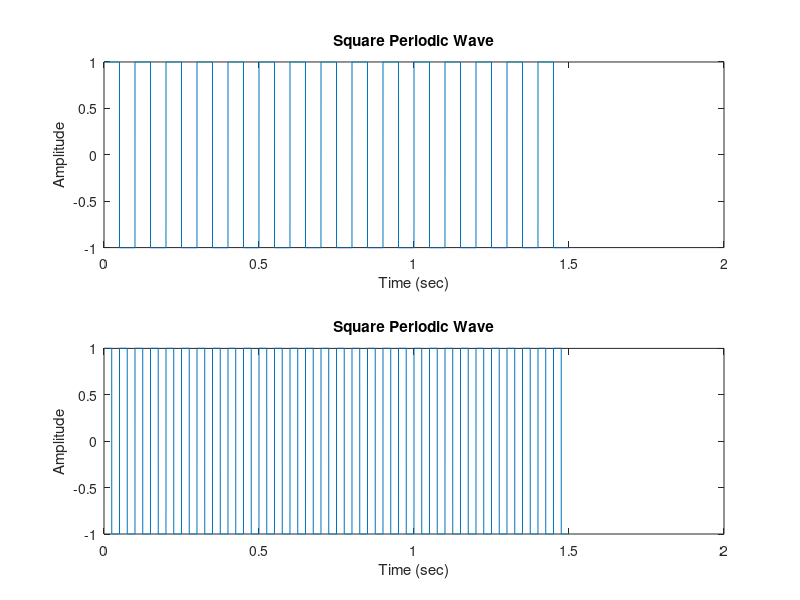
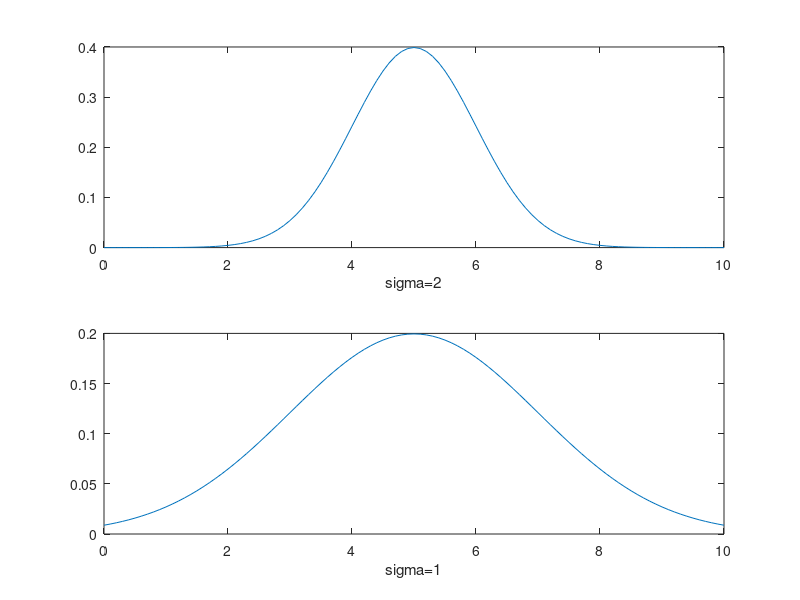
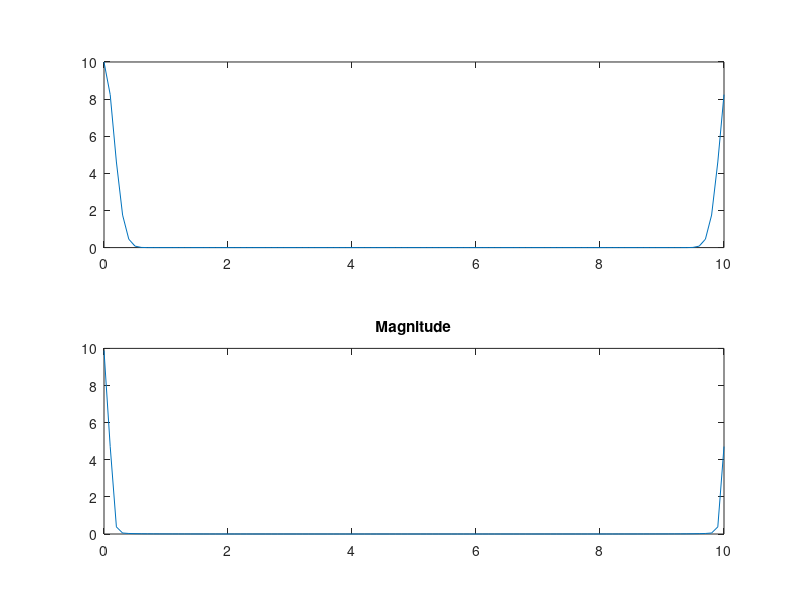

Write MATLAB code to recreate these figures, in order. (Note: this script raises an error after producing the figures.)
%% Homework 2 DFT #5 

fs = 10000;
t = 0:1/fs:1.5;
x1 = square(2*pi*10*t);
x2 = square(2*pi*20*t);
subplot(2,1,1)
plot(t,x1)
xlabel('Time (sec)')
ylabel('Amplitude') 
title('Square Periodic Wave')
subplot(2,1,2)
plot(t,x2)
xlabel('Time (sec)')
ylabel('Amplitude')
title('Square Periodic Wave')


m2=abs(fft(x2));
m1=abs(fft(x1));

figure;
subplot(2,1,1)
plot(t,m2)
title('Magnitude')
subplot(2,1,2)
plot(t,m1)
title('Magnitude')

%% gaussians w sigma 1, 2 

x = 0:0.1:10;
y = normpdf(x,5,1);
subplot(2,1,1)
plot(x,y)
xlabel('sigma=2')

y2 = normpdf(x,5,2);
subplot(2,1,2)
plot(x,y2)
xlabel('sigma=1')

m1=abs(fft(y));
m2=abs(fft(y2));

figure;
subplot(2,1,1)
plot(x,m1)
subplot(2,1,2)
plot(x,m2)
title('Magnitude')


%%
img1 = imread('dilbert1.jpg');
img2 = rgb2gray(imread('zebra1.jpg'));
img3 = rgb2gray(imread('zebra2.jpg'));
img4 = rgb2gray(imread('simpsons.jpg'));

img1=imresize(img1,[200,700]);
img2=imresize(img2,[550,700]);
img3=imresize(img3,[550,700]);
img4=imresize(img4,[550,700]);

subplot(1,2,1)
imagesc(img2); 

img1=img2; 
temp1 = zeros(size(img1)); 
f1 =  zeros(size(img1)); 
[n m]=size(img1); 
for i = (1:m)
    temp1(:,i) = fft(img1(:,i));
end

for j = (1:n)
    f1(j,:) = fft(temp1(j,:));
end
m1 = abs(f1);                               % Magnitude
p1 = unwrap(angle(f1));                     % Phase

subplot(1,2,2)
imagesc(img3);
img2=img3; 
temp2 = zeros(size(img2)); 
f2 =  zeros(size(img2)); 
[n m]=size(img2); 
for i = (1:m)
    temp2(:,i) = fft(img2(:,i));
end

for j = (1:n)
    f2(j,:) = fft(temp2(j,:));
end
m2 = abs(f2);                               % Magnitude
p2 = unwrap(angle(f2));                     % Phase

figure; plot(m2)

% m2 p1
img3=zeros(n,m); 
for i = (1:m)
    temp3(:,i) = ifft(m2(:,i));
end

for j = (1:n)
    f3(j,:) = ifft(temp3(j,:));
end

plot(abs(f3));
imagesc(abs(f3));
imshow(abs(f3));


%%

f1 = (0:length(y)-1)*100/length(y);        % Frequency vector

subplot(2,1,1)
plot(f1,m)
title('Magnitude')
ax = gca;
ax.XTick = [15 40 60 85];

subplot(2,1,2)
plot(f1,p*180/pi)
title('Phase')
ax = gca;
ax.XTick = [15 40 60 85];

n = 512;
y = fft(x,n);
m = abs(y);
p = unwrap(angle(y));
f1 = (0:length(y)-1)*100/length(y);

subplot(2,1,1)
plot(f1,m)
title('Magnitude')
ax = gca;
ax.XTick = [15 40 60 85];

subplot(2,1,2)
plot(f1,p*180/pi)
title('Phase')
ax = gca;
ax.XTick = [15 40 60 85];

t = 0:1/255:1;
x = sin(2*pi*120*t);
y = real(ifft(fft(x)));

figure
plot(t,x-y)


